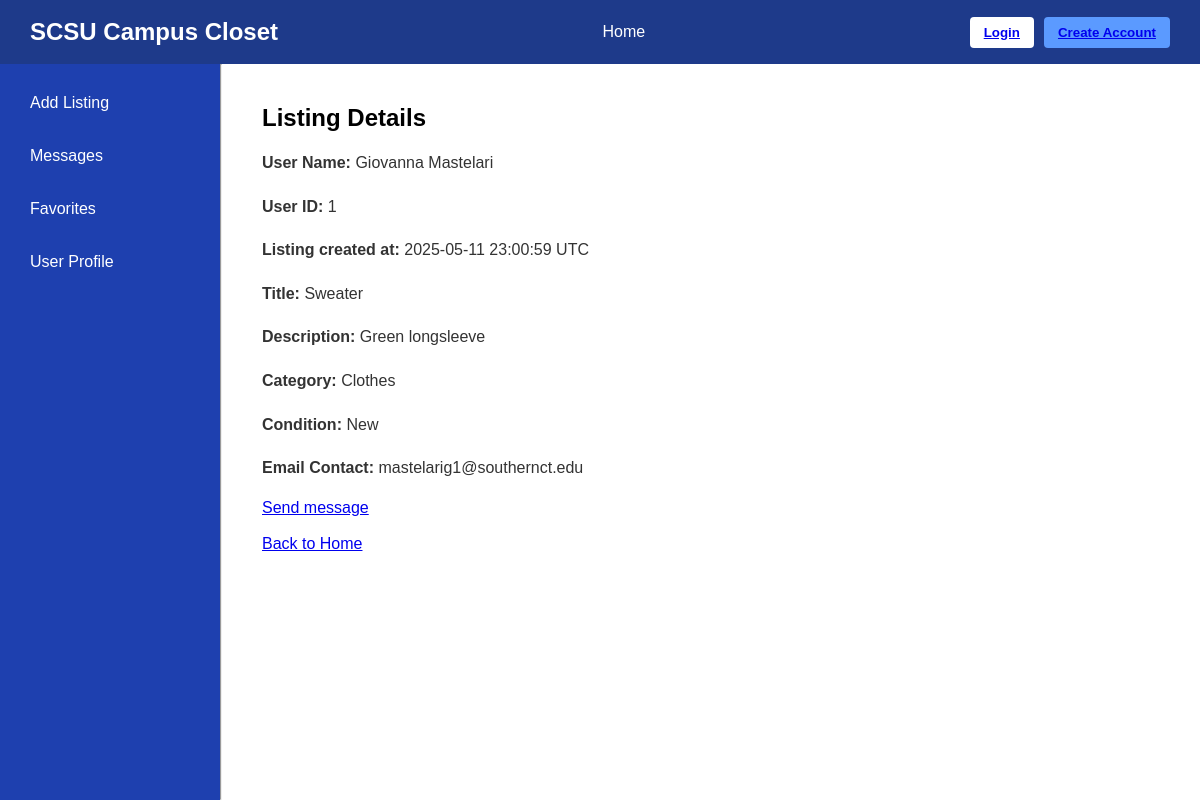
Page /view_listing/1 on the committed database.
### app/models.py (models this page shows)
class ItemListing(db.Model):
    __tablename__ = 'listings'
    listingID = db.Column(db.Integer, primary_key=True)
    userID = db.Column(db.Integer, db.ForeignKey('users.id'), nullable=False)
    userName = db.Column(db.String(100))
    title = db.Column(db.String(100))
    description = db.Column(db.Text)
    category = db.Column(db.String(50))
    condition = db.Column(db.String(50))
    imageURL = db.Column(db.String(255))
    created_at = db.Column(db.DateTime, nullable=False, default=lambda: datetime.now(timezone.utc))
    favorites = db.relationship('Favorite', backref = 'Favorites', lazy = True)

class User(UserMixin, db.Model):
    __tablename__ = 'users'
    id = db.Column(db.Integer, primary_key=True)
    name = db.Column(db.String(100))
    email = db.Column(db.String(120), unique=True, nullable=False)
    password = db.Column(db.String(255), nullable=False)
    role = db.Column(db.String(50))
    major = db.Column(db.String(100))
    interests = db.Column(db.String(255))
    profile_picture = db.Column(db.String(255))
    listings = db.relationship('ItemListing', backref='user', lazy=True)
    favorites = db.relationship('Favorite', back_populates='user', cascade="all, delete-orphan")
    is_admin = db.Column(db.Boolean, default=False)

### app/routes.py (the view)
@bp.route('/view_listing/<int:listingID>')
def view_listing(listingID):
    listing = ItemListing.query.get_or_404(listingID)
    user = User.query.filter_by(id=listing.userID).first()
    favorited_ids = []
    if current_user.is_authenticated:
        favorited_ids = [f.listing_id for f in current_user.favorites]
    return render_template('view_listing.html', listing=listing, user=user, favorited_ids=favorited_ids)

### app/templates/view_listing.html (shortened to what this page needs)
{% extends 'base.html' %}
{% block content %}
<div class="main-content">
    <h2>Listing Details</h2><br>
    <p><strong>User Name:</strong> {{ listing.userName }}</p><br>
    <p><strong>User ID:</strong> {{ listing.userID }}</p><br>
    <p><strong>Listing created at:</strong> {{ listing.created_at.strftime('%Y-%m-%d %H:%M:%S UTC') }}</p><br>
    <p><strong>Title:</strong> {{ listing.title }}</p><br>
    <p><strong>Description:</strong> {{ listing.description }}</p><br>
    <p><strong>Category:</strong> {{ listing.category }}</p><br>
    <p><strong>Condition:</strong> {{ listing.condition }}</p><br>
    <p><strong>Email Contact:</strong> {{ user.email }}</p><br>
    {% if current_user.id != listing.userID %}
    <a href="{{ url_for('main.message_user', userID=listing.userID) }}">Send message</a><br><br>
    {% endif %}
    <a href="{{ url_for('main.home') }}">Back to Home</a>
</div>
{% endblock %}

### app/static/main.css (style rules this page uses)
* { box-sizing: border-box; margin: 0; padding: 0; }
body { font-family: Arial, sans-serif; background-color: #f4f8ff; display: flex; flex-direction: column; height: 100vh; }
.main-content { flex: 1; padding: 40px; background-color: white; overflow-y: auto; }
.main-content p { line-height: 1.6; color: #333; }

### rows in the picture
ItemListing: userName "Giovanna Mastelari", userID "1", created_at "2025-05-11 23:00:59 UTC", title "Sweater", description "Green longsleeve", category "Clothes", condition "New"
User: email "mastelarig1@southernct.edu"
